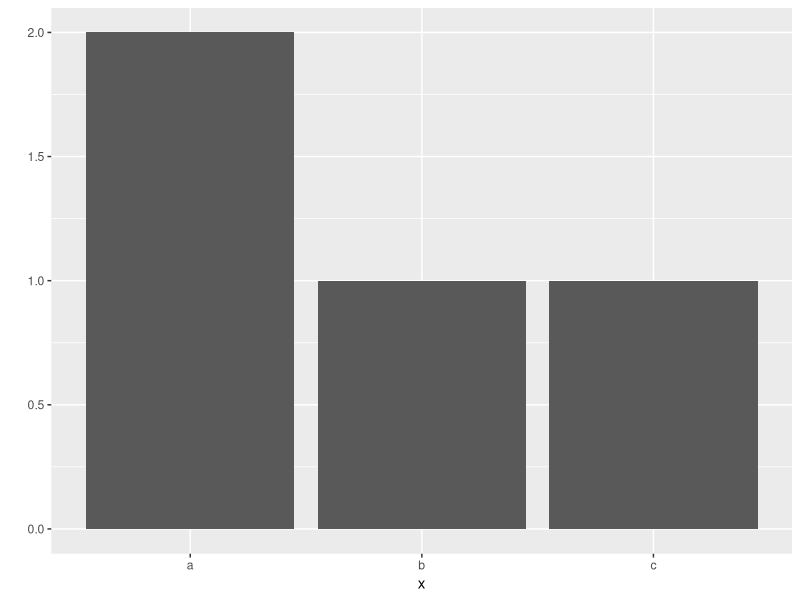
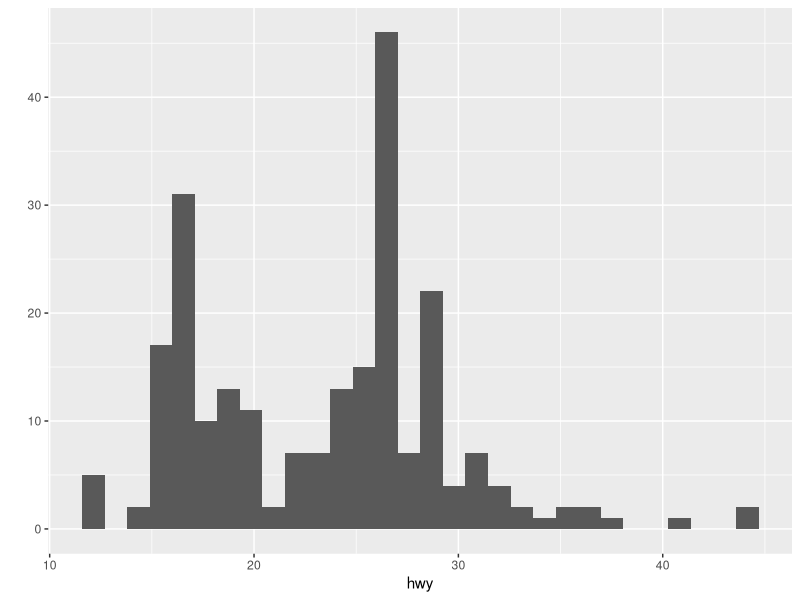

Source code (R) for these figures, in order: (Note: this script raises an error after producing the figures.)
#install.packages("ggplot2")
library(ggplot2)
 x <- c("a", "a", "b", "c")
 x
 
 qplot(x)
 
 #data에 mpg, x축에 hwy 변수 지정해서 그래프 출력
 #mpg : 미국 환경 보호국(US Environmental Protection Agency)에서 공개한 자료로, 1999~2008년 사이 미국에서 출시된 자동차 234종의 연비 관련 정보.
 qplot(data=mpg, x=hwy)
 
 ggplot2 : mpg
 
 #x축 cty
 qplot(data = mpg, x=cty)
 
 #x축 drv, y축 hwy, 선 그래프 형태
 qplot(data = mpg, x=drv, y=hwy, geom = "line")
 
 #x축 drv, y축 hwy, 상자 그래프 형태
 qplot(data = mpg, x=drv, y=hwy, geom = "boxplot")
 
 #x축 drv, y축 hwy, 상자 그래프 형태, drv별 색 표현
 qplot(data = mpg, x=drv, y=hwy, geom = "boxplot", colour =drv)
 